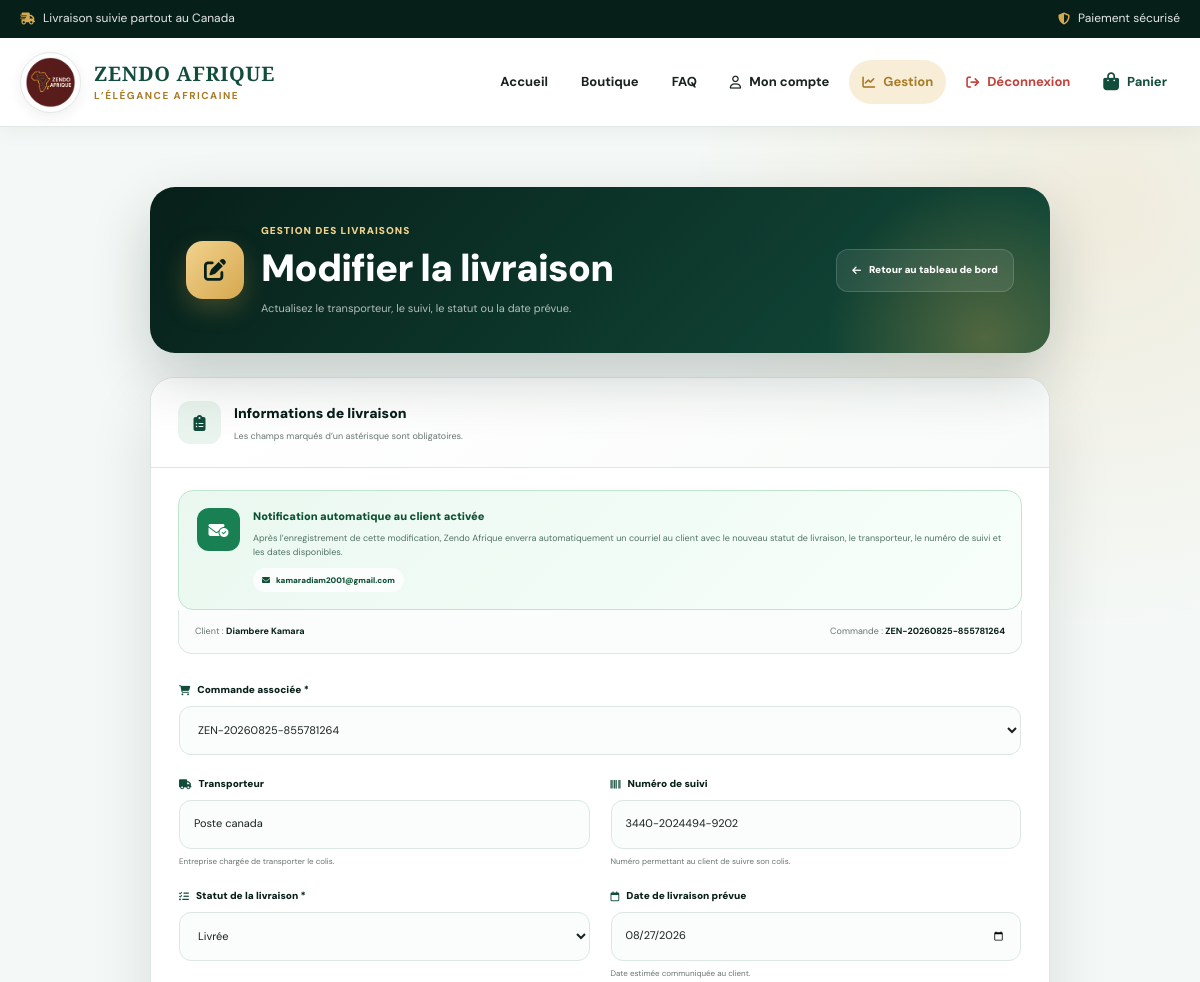
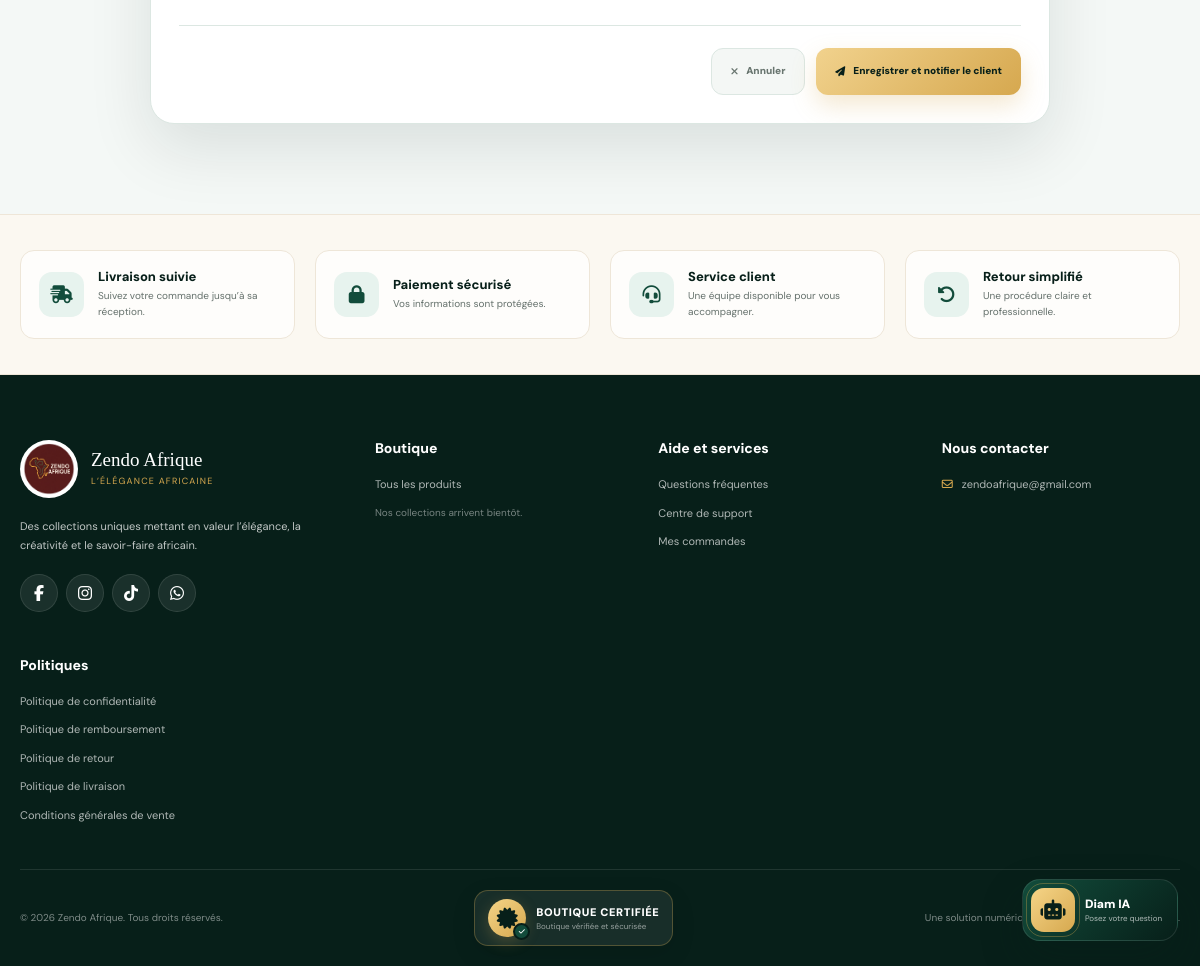
Page /gestion/livraisons/1/modifier/ (signed in) on the committed database (2 pictures, top to bottom).
### zendo/models.py (models this page shows, shortened)
class TimeStampedModel(models.Model):
    cree_le = models.DateTimeField(auto_now_add=True)
    modifie_le = models.DateTimeField(auto_now=True)
    class Meta: abstract = True

class Livraison(TimeStampedModel):
    STATUTS = [("preparation", "Préparation"), ("expediee", "Expédiée"), ("transit", "En transit"), ("livree", "Livrée"), ("retour", "Retournée")]
    commande = models.OneToOneField(Commande, on_delete=models.CASCADE, related_name="suivi_livraison")
    transporteur = models.CharField(max_length=100, blank=True)
    numero_suivi = models.CharField(max_length=120, blank=True)
    url_suivi = models.URLField(blank=True)
    statut = models.CharField(max_length=20, choices=STATUTS, default="preparation")
    date_expedition = models.DateTimeField(null=True, blank=True)
    livraison_prevue = models.DateField(null=True, blank=True)

class Commande(TimeStampedModel):
    STATUTS = [
        ("brouillon", "Brouillon"),
        ("attente", "En attente"),
        ("confirmee", "Confirmée"),
        ("preparation", "En préparation"),
        ("expediee", "Expédiée"),
        ("livree", "Livrée"),
        ("annulee", "Annulée"),
        ("remboursee", "Remboursée"),
    ]
    numero = models.CharField(
        max_length=30,
        unique=True,
        editable=False
    )
    client = models.ForeignKey(
        User,
        on_delete=models.PROTECT,
        related_name="commandes_zendo"
    )
    statut = models.CharField(
        max_length=20,
        choices=STATUTS,
        default="attente"
    )
    adresse_livraison = models.ForeignKey(
        Adresse,
        on_delete=models.PROTECT,
        related_name="commandes"
    )
    sous_total = models.DecimalField(
        max_digits=12,
        decimal_places=2,
        default=0
    )
    remise = models.DecimalField(
        max_digits=12,
        decimal_places=2,
        default=0
    )
    livraison = models.DecimalField(
        max_digits=12,
        decimal_places=2,
        default=0
    )
    tps = models.DecimalField(
        max_digits=12,
        decimal_places=2,
        default=0
    )
    tvq = models.DecimalField(
        max_digits=12,
        decimal_places=2,
        default=0
    )
    total = models.DecimalField(
        max_digits=12,
        decimal_places=2,
        default=0
    )
    coupon_code = models.CharField(
        max_length=30,
        blank=True
    )
    note_client = models.TextField(
        blank=True
    )
    derniere_relance_paiement = models.DateTimeField(
        null=True,
        blank=True
    )
    nombre_relances_paiement = models.PositiveIntegerField(
        default=0
    )
    def __str__(self):
        return self.numero

### zendo/views.py (the view, shortened to what this page needs)
@user_passes_test(
    _staff
)
def livraison_modifier(request, pk):
    livraison = get_object_or_404(
        Livraison.objects.select_related(
            "commande",
            "commande__client",
        ),
        pk=pk,
    )
    form = LivraisonForm(
        request.POST or None,
        instance=livraison,
    )
    return render(
        request,
        "zendo/livraison_form.html",
        {
            "form": form,
            "livraison": livraison,
            "titre_page": (
                "Modifier la livraison"
            ),
            "description_page": (
                "Actualisez le transporteur, "
                "le suivi, le statut "
                "ou la date prévue."
            ),
            "icone_page": (
                "fa-pen-to-square"
            ),
            "texte_bouton": (
                "Enregistrer les modifications"
            ),
            "mode_modification": True,
        },
    )

### zendo/context_processors.py (called while the page is built, shortened)
def compteur_panier(request):
    nombre_panier = 0
    if request.user.is_authenticated:
        panier = (
            Panier.objects.filter(
                client=request.user,
                actif=True,
            )
            .order_by("-pk")
            .first()
        )
    if panier:
        resultat = panier.lignes.aggregate(
            total=Sum("quantite"),
        )
        nombre_panier = resultat["total"] or 0
    return {
        "nombre_panier": nombre_panier,
    }

### zendo/views.py (called while the page is built, shortened)
def _staff(user):
    if not user.is_authenticated:
        return False
    if user.is_staff:
        return True

### zendo/templates/zendo/livraison_form.html (shortened to what this page needs)
{% extends "zendo/base.html" %}
{% block content %}
<main class="delivery-page">
    <div class="delivery-container">
        <header class="delivery-header">
            <div class="delivery-heading">
                <span class="delivery-heading-icon">
                    <i class="fa-solid {{ icone_page }}"></i>
                </span>
                <div>
                    <span class="delivery-label">
                        Gestion des livraisons
                    </span>
                    <h1>{{ titre_page }}</h1>
                    <p>{{ description_page }}</p>
                </div>
            </div>
            <a
                href="{% url 'zendo:tableau_bord' %}#gestion-livraisons"
                class="delivery-back"
            >
                <i class="fa-solid fa-arrow-left"></i>
                Retour au tableau de bord
            </a>
        </header>
        <section class="delivery-card">
            <header class="delivery-card-header">
                <i class="fa-solid fa-clipboard-list"></i>
                <div>
                    <strong>Informations de livraison</strong>
                    <small>
                        Les champs marqués d’un astérisque sont obligatoires.
                    </small>
                </div>
            </header>
            {% if mode_modification %}
                {% if livraison.commande.client.email %}
                    <div class="delivery-email-notice">
                        <span class="delivery-email-notice-icon">
                            <i class="fa-solid fa-envelope-circle-check"></i>
                        </span>
                        <div class="delivery-email-notice-content">
                            <strong>
                                Notification automatique au client activée
                            </strong>
                            <p>
                                Après l’enregistrement de cette modification,
                                Zendo Afrique enverra automatiquement un courriel
                                au client avec le nouveau statut de livraison,
                                le transporteur, le numéro de suivi et les dates
                                disponibles.
                            </p>
                            <span class="delivery-email-address">
                                <i class="fa-solid fa-envelope"></i>
                                {{ livraison.commande.client.email }}
                            </span>
                        </div>
                    </div>
                    <div class="delivery-client-summary">
                        <span>
                            Client :
                            <strong>
                                {% if livraison.commande.client.get_full_name %}
                                    {{ livraison.commande.client.get_full_name }}
                                {% else %}
                                    {{ livraison.commande.client.username }}
                                {% endif %}
                            </strong>
                        </span>
                        <span>
                            Commande :
                            <strong>
                                {{ livraison.commande.numero }}
                            </strong>
                        </span>
                    </div>
                {% endif %}
            {% endif %}
            <form method="post" class="delivery-form" novalidate>
                <div class="delivery-form-grid">
                    <div class="delivery-field full-width">
                        <label for="{{ form.commande.id_for_label }}">
                            <i class="fa-solid fa-cart-shopping"></i>
                            {{ form.commande.label }} *
                        </label>
                        {{ form.commande }}
                    </div>
                    <div class="delivery-field">
                        <label for="{{ form.transporteur.id_for_label }}">
                            <i class="fa-solid fa-truck"></i>
                            {{ form.transporteur.label }}
                        </label>
                        {{ form.transporteur }}
                        <small class="delivery-help">
                            Entreprise chargée de transporter le colis.
                        </small>
                    </div>
                    <div class="delivery-field">
                        <label for="{{ form.numero_suivi.id_for_label }}">
                            <i class="fa-solid fa-barcode"></i>
                            {{ form.numero_suivi.label }}
                        </label>
                        {{ form.numero_suivi }}
                        <small class="delivery-help">
                            Numéro permettant au client de suivre son colis.
                        </small>
                    </div>
                    <div class="delivery-field">
                        <label for="{{ form.statut.id_for_label }}">
                            <i class="fa-solid fa-list-check"></i>
                            {{ form.statut.label }} *
                        </label>
                        {{ form.statut }}
                    </div>
                    <div class="delivery-field">
                        <label for="{{ form.livraison_prevue.id_for_label }}">
                            <i class="fa-regular fa-calendar"></i>
                            {{ form.livraison_prevue.label }}
                        </label>
                        {{ form.livraison_prevue }}
                        <small class="delivery-help">
                            Date estimée communiquée au client.
                        </small>
                    </div>
                </div>
                <div class="delivery-actions">
                    <a
                        href="{% url 'zendo:tableau_bord' %}#gestion-livraisons"
                        class="delivery-cancel"
                    >
                        <i class="fa-solid fa-xmark"></i>
                        Annuler
                    </a>
                    <button type="submit" class="delivery-submit">
                        {% if mode_modification and livraison.commande.client.email %}
                            <i class="fa-solid fa-paper-plane"></i>
                            Enregistrer et notifier le client
                        {% else %}
                            <i class="fa-solid fa-floppy-disk"></i>
                            {{ texte_bouton }}
                        {% endif %}
                    </button>
                </div>
            </form>
        </section>
    </div>
</main>
{% endblock %}

### zendo/templates/zendo/base.html (style rules this page uses)
:root { --primary: #124c3b; --primary-dark: #0b3429; --primary-deep: #071f19; --primary-light: #e7f3ee; --gold: #d6a84f; --gold-dark: #a97b29; --gold-light: #f8eed8; --white: #ffffff; --cream: #fbf8f1; --background: #f7f8f6; --text: #18221e; --text-soft: #65716c; --text-light: #8a9691; --red: #c4413b; --blue: #2867b2; --border: #e2e8e4; --shadow-small: 0 4px 14px rgba(13, 45, 35, 0.07); --shadow-medium: 0 12px 35px rgba(13, 45, 35, 0.12); --shadow-large: 0 24px 60px rgba(7, 31, 25, 0.18); --container: 1240px; --transition: 0.25s ease; }
*, *::before, *::after { box-sizing: border-box; }
html { scroll-behavior: smooth; }
body { min-height: 100vh; margin: 0; overflow-x: hidden; color: var(--text); background: var(--background); font-family: "DM Sans", sans-serif; line-height: 1.6; -webkit-font-smoothing: antialiased; }
body, button, input, textarea, select { font-family: "DM Sans", sans-serif; }
a { color: inherit; text-decoration: none; }
button { border: 0; cursor: pointer; }

### rows in the picture
Livraison: commande.client.email "kamaradiam2001@gmail.com", commande.client.get_full_name "Diambere Kamara", commande.numero "ZEN-20260825-855781264", commande "ZEN-20260825-855781264", transporteur "Poste canada", numero_suivi "3440-2024494-9202", statut "Livrée", livraison_prevue "08/27/2026"

### other values in the picture
{{ titre_page }} "Modifier la livraison"
{{ description_page }} "Actualisez le transporteur, le suivi, le statut ou la date prévue."
